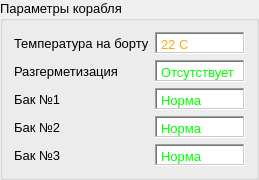
                    <widget class="QGroupBox" name="groupBox_13">
                     <property name="font">
                      <font>
                       <pointsize>10</pointsize>
                       <bold>false</bold>
                       <underline>false</underline>
                      </font>
                     </property>
                     <property name="title">
                      <string>Параметры корабля</string>
                     </property>
                     <layout class="QVBoxLayout" name="verticalLayout_35">
                      <item>
                       <layout class="QVBoxLayout" name="verticalLayout_22">
                        <item>
                         <layout class="QHBoxLayout" name="horizontalLayout_18">
                          <item>
                           <widget class="QLabel" name="label_10">
                            <property name="minimumSize">
                             <size>
                              <width>120</width>
                              <height>0</height>
                             </size>
                            </property>
                            <property name="text">
                             <string>Температура на борту</string>
                            </property>
                           </widget>
                          </item>
                          <item>
                           <widget class="QTextEdit" name="textEdit_2">
                            <property name="sizePolicy">
                             <sizepolicy hsizetype="Preferred" vsizetype="Expanding">
                              <horstretch>0</horstretch>
                              <verstretch>0</verstretch>
                             </sizepolicy>
                            </property>
                            <property name="minimumSize">
                             <size>
                              <width>85</width>
                              <height>0</height>
                             </size>
                            </property>
                            <property name="maximumSize">
                             <size>
                              <width>90</width>
                              <height>22</height>
                             </size>
                            </property>
                            <property name="frameShape">
                             <enum>QFrame::WinPanel</enum>
                            </property>
                            <property name="verticalScrollBarPolicy">
                             <enum>Qt::ScrollBarAlwaysOff</enum>
                            </property>
                            <property name="horizontalScrollBarPolicy">
                             <enum>Qt::ScrollBarAlwaysOff</enum>
                            </property>
                            <property name="html">
                             <string>&lt;!DOCTYPE HTML PUBLIC &quot;-//W3C//DTD HTML 4.0//EN&quot; &quot;http://www.w3.org/TR/REC-html40/strict.dtd&quot;&gt;
&lt;html&gt;&lt;head&gt;&lt;meta name=&quot;qrichtext&quot; content=&quot;1&quot; /&gt;&lt;meta charset=&quot;utf-8&quot; /&gt;&lt;style type=&quot;text/css&quot;&gt;
p, li { white-space: pre-wrap; }
hr { height: 1px; border-width: 0; }
li.unchecked::marker { content: &quot;\2610&quot;; }
li.checked::marker { content: &quot;\2612&quot;; }
&lt;/style&gt;&lt;/head&gt;&lt;body style=&quot; font-family:'Segoe UI'; font-size:10pt; font-weight:400; font-style:normal;&quot;&gt;
&lt;p style=&quot; margin-top:0px; margin-bottom:0px; margin-left:0px; margin-right:0px; -qt-block-indent:0; text-indent:0px;&quot;&gt;&lt;span style=&quot; color:#ffaa00;&quot;&gt;22 С&lt;/span&gt;&lt;/p&gt;&lt;/body&gt;&lt;/html&gt;</string>
                            </property>
                           </widget>
                          </item>
                         </layout>
                        </item>
                        <item>
                         <layout class="QHBoxLayout" name="horizontalLayout_19">
                          <item>
                           <widget class="QLabel" name="label_11">
                            <property name="minimumSize">
                             <size>
                              <width>120</width>
                              <height>0</height>
                             </size>
                            </property>
                            <property name="text">
                             <string>Разгерметизация</string>
                            </property>
                           </widget>
                          </item>
                          <item>
                           <widget class="QTextEdit" name="textEdit_3">
                            <property name="sizePolicy">
                             <sizepolicy hsizetype="Preferred" vsizetype="Expanding">
                              <horstretch>0</horstretch>
                              <verstretch>0</verstretch>
                             </sizepolicy>
                            </property>
                            <property name="minimumSize">
                             <size>
                              <width>85</width>
                              <height>0</height>
                             </size>
                            </property>
                            <property name="maximumSize">
                             <size>
                              <width>90</width>
                              <height>22</height>
                             </size>
                            </property>
                            <property name="frameShape">
                             <enum>QFrame::WinPanel</enum>
                            </property>
                            <property name="verticalScrollBarPolicy">
                             <enum>Qt::ScrollBarAlwaysOff</enum>
                            </property>
                            <property name="horizontalScrollBarPolicy">
                             <enum>Qt::ScrollBarAlwaysOff</enum>
                            </property>
                            <property name="html">
                             <string>&lt;!DOCTYPE HTML PUBLIC &quot;-//W3C//DTD HTML 4.0//EN&quot; &quot;http://www.w3.org/TR/REC-html40/strict.dtd&quot;&gt;
&lt;html&gt;&lt;head&gt;&lt;meta name=&quot;qrichtext&quot; content=&quot;1&quot; /&gt;&lt;meta charset=&quot;utf-8&quot; /&gt;&lt;style type=&quot;text/css&quot;&gt;
p, li { white-space: pre-wrap; }
hr { height: 1px; border-width: 0; }
li.unchecked::marker { content: &quot;\2610&quot;; }
li.checked::marker { content: &quot;\2612&quot;; }
&lt;/style&gt;&lt;/head&gt;&lt;body style=&quot; font-family:'Segoe UI'; font-size:10pt; font-weight:400; font-style:normal;&quot;&gt;
&lt;p style=&quot; margin-top:0px; margin-bottom:0px; margin-left:0px; margin-right:0px; -qt-block-indent:0; text-indent:0px;&quot;&gt;&lt;span style=&quot; color:#00ff00;&quot;&gt;Отсутствует&lt;/span&gt;&lt;/p&gt;&lt;/body&gt;&lt;/html&gt;</string>
                            </property>
                           </widget>
                          </item>
                         </layout>
                        </item>
                        <item>
                         <layout class="QHBoxLayout" name="horizontalLayout_20">
                          <item>
                           <widget class="QLabel" name="label_12">
                            <property name="minimumSize">
                             <size>
                              <width>120</width>
                              <height>0</height>
                             </size>
                            </property>
                            <property name="text">
                             <string>Бак №1</string>
                            </property>
                           </widget>
                          </item>
                          <item>
                           <widget class="QTextEdit" name="textEdit_4">
                            <property name="sizePolicy">
                             <sizepolicy hsizetype="Preferred" vsizetype="Expanding">
                              <horstretch>0</horstretch>
                              <verstretch>0</verstretch>
                             </sizepolicy>
                            </property>
                            <property name="minimumSize">
                             <size>
                              <width>85</width>
                              <height>0</height>
                             </size>
                            </property>
                            <property name="maximumSize">
                             <size>
                              <width>90</width>
                              <height>22</height>
                             </size>
                            </property>
                            <property name="frameShape">
                             <enum>QFrame::WinPanel</enum>
                            </property>
                            <property name="verticalScrollBarPolicy">
                             <enum>Qt::ScrollBarAlwaysOff</enum>
                            </property>
                            <property name="horizontalScrollBarPolicy">
                             <enum>Qt::ScrollBarAlwaysOff</enum>
                            </property>
                            <property name="html">
                             <string>&lt;!DOCTYPE HTML PUBLIC &quot;-//W3C//DTD HTML 4.0//EN&quot; &quot;http://www.w3.org/TR/REC-html40/strict.dtd&quot;&gt;
&lt;html&gt;&lt;head&gt;&lt;meta name=&quot;qrichtext&quot; content=&quot;1&quot; /&gt;&lt;meta charset=&quot;utf-8&quot; /&gt;&lt;style type=&quot;text/css&quot;&gt;
p, li { white-space: pre-wrap; }
hr { height: 1px; border-width: 0; }
li.unchecked::marker { content: &quot;\2610&quot;; }
li.checked::marker { content: &quot;\2612&quot;; }
&lt;/style&gt;&lt;/head&gt;&lt;body style=&quot; font-family:'Segoe UI'; font-size:10pt; font-weight:400; font-style:normal;&quot;&gt;
&lt;p style=&quot; margin-top:0px; margin-bottom:0px; margin-left:0px; margin-right:0px; -qt-block-indent:0; text-indent:0px;&quot;&gt;&lt;span style=&quot; color:#00ff00;&quot;&gt;Норма&lt;/span&gt;&lt;/p&gt;&lt;/body&gt;&lt;/html&gt;</string>
                            </property>
                           </widget>
                          </item>
                         </layout>
                        </item>
                        <item>
                         <layout class="QHBoxLayout" name="horizontalLayout_21">
                          <item>
                           <widget class="QLabel" name="label_13">
                            <property name="minimumSize">
                             <size>
                              <width>120</width>
                              <height>0</height>
                             </size>
                            </property>
                            <property name="text">
                             <string>Бак №2</string>
                            </property>
                           </widget>
                          </item>
                          <item>
                           <widget class="QTextEdit" name="textEdit_5">
                            <property name="sizePolicy">
                             <sizepolicy hsizetype="Preferred" vsizetype="Expanding">
                              <horstretch>0</horstretch>
                              <verstretch>0</verstretch>
                             </sizepolicy>
                            </property>
                            <property name="minimumSize">
                             <size>
                              <width>85</width>
                              <height>0</height>
                             </size>
                            </property>
                            <property name="maximumSize">
                             <size>
                              <width>90</width>
                              <height>22</height>
                             </size>
                            </property>
                            <property name="frameShape">
                             <enum>QFrame::WinPanel</enum>
                            </property>
                            <property name="verticalScrollBarPolicy">
                             <enum>Qt::ScrollBarAlwaysOff</enum>
                            </property>
                            <property name="horizontalScrollBarPolicy">
                             <enum>Qt::ScrollBarAlwaysOff</enum>
                            </property>
                            <property name="html">
                             <string>&lt;!DOCTYPE HTML PUBLIC &quot;-//W3C//DTD HTML 4.0//EN&quot; &quot;http://www.w3.org/TR/REC-html40/strict.dtd&quot;&gt;
&lt;html&gt;&lt;head&gt;&lt;meta name=&quot;qrichtext&quot; content=&quot;1&quot; /&gt;&lt;meta charset=&quot;utf-8&quot; /&gt;&lt;style type=&quot;text/css&quot;&gt;
p, li { white-space: pre-wrap; }
hr { height: 1px; border-width: 0; }
li.unchecked::marker { content: &quot;\2610&quot;; }
li.checked::marker { content: &quot;\2612&quot;; }
&lt;/style&gt;&lt;/head&gt;&lt;body style=&quot; font-family:'Segoe UI'; font-size:10pt; font-weight:400; font-style:normal;&quot;&gt;
&lt;p style=&quot; margin-top:0px; margin-bottom:0px; margin-left:0px; margin-right:0px; -qt-block-indent:0; text-indent:0px;&quot;&gt;&lt;span style=&quot; color:#00ff00;&quot;&gt;Норма&lt;/span&gt;&lt;/p&gt;&lt;/body&gt;&lt;/html&gt;</string>
                            </property>
                           </widget>
                          </item>
                         </layout>
                        </item>
                        <item>
                         <layout class="QHBoxLayout" name="horizontalLayout_22">
                          <item>
                           <widget class="QLabel" name="label_14">
                            <property name="minimumSize">
                             <size>
                              <width>120</width>
                              <height>0</height>
                             </size>
                            </property>
                            <property name="text">
                             <string>Бак №3</string>
                            </property>
                           </widget>
                          </item>
                          <item>
                           <widget class="QTextEdit" name="textEdit_6">
                            <property name="sizePolicy">
                             <sizepolicy hsizetype="Preferred" vsizetype="Expanding">
                              <horstretch>0</horstretch>
                              <verstretch>0</verstretch>
                             </sizepolicy>
                            </property>
                            <property name="minimumSize">
                             <size>
                              <width>85</width>
                              <height>0</height>
                             </size>
                            </property>
                            <property name="maximumSize">
                             <size>
                              <width>90</width>
                              <height>22</height>
                             </size>
                            </property>
                            <property name="frameShape">
                             <enum>QFrame::WinPanel</enum>
                            </property>
                            <property name="verticalScrollBarPolicy">
                             <enum>Qt::ScrollBarAlwaysOff</enum>
                            </property>
                            <property name="horizontalScrollBarPolicy">
                             <enum>Qt::ScrollBarAlwaysOff</enum>
                            </property>
                            <property name="html">
                             <string>&lt;!DOCTYPE HTML PUBLIC &quot;-//W3C//DTD HTML 4.0//EN&quot; &quot;http://www.w3.org/TR/REC-html40/strict.dtd&quot;&gt;
&lt;html&gt;&lt;head&gt;&lt;meta name=&quot;qrichtext&quot; content=&quot;1&quot; /&gt;&lt;meta charset=&quot;utf-8&quot; /&gt;&lt;style type=&quot;text/css&quot;&gt;
p, li { white-space: pre-wrap; }
hr { height: 1px; border-width: 0; }
li.unchecked::marker { content: &quot;\2610&quot;; }
li.checked::marker { content: &quot;\2612&quot;; }
&lt;/style&gt;&lt;/head&gt;&lt;body style=&quot; font-family:'Segoe UI'; font-size:10pt; font-weight:400; font-style:normal;&quot;&gt;
&lt;p style=&quot; margin-top:0px; margin-bottom:0px; margin-left:0px; margin-right:0px; -qt-block-indent:0; text-indent:0px;&quot;&gt;&lt;span style=&quot; color:#00ff00;&quot;&gt;Норма&lt;/span&gt;&lt;/p&gt;&lt;/body&gt;&lt;/html&gt;</string>
                            </property>
                           </widget>
                          </item>
                         </layout>
                        </item>
                       </layout>
                      </item>
                     </layout>
                    </widget>
